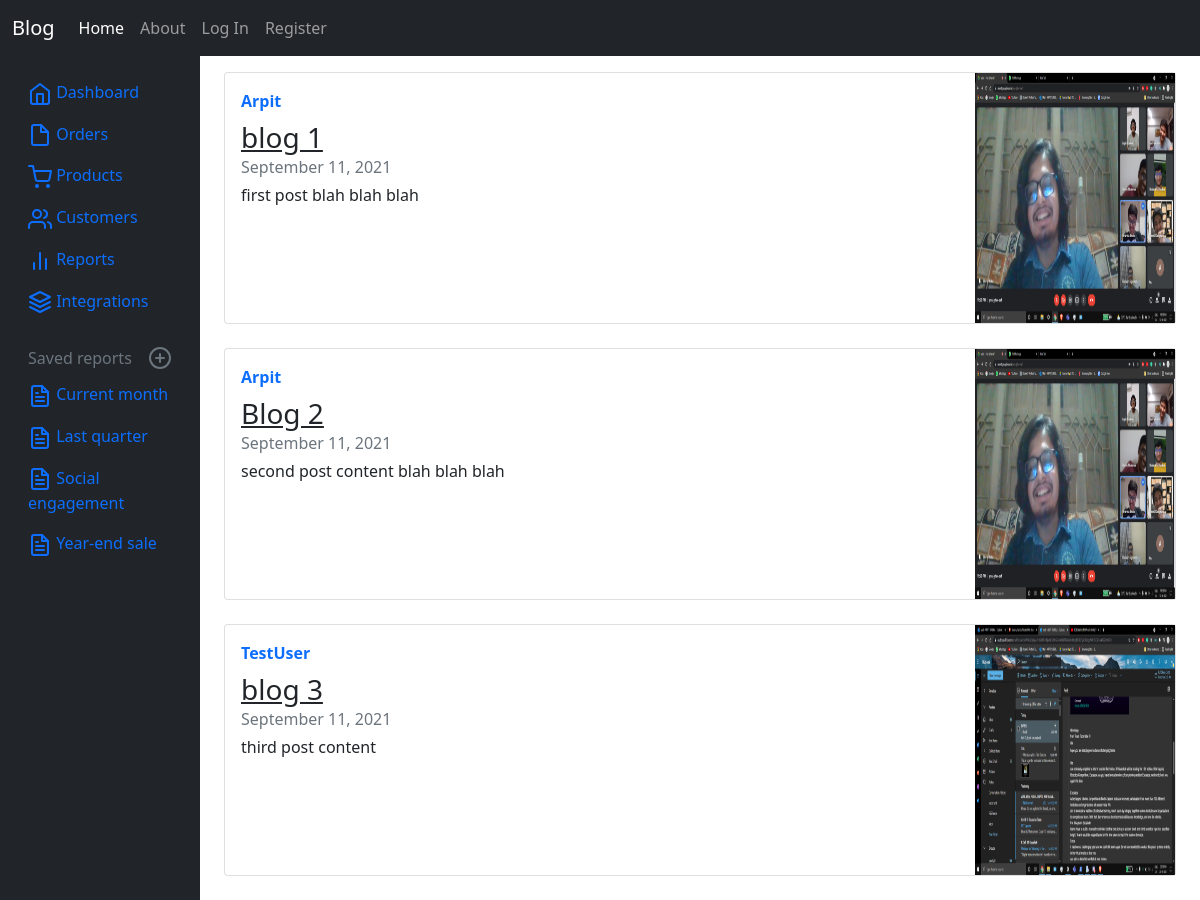
The page / on the database its author committed.
### blog/models.py (models this page shows, shortened)
class Post(models.Model):
    title = models.CharField(max_length=100)
    content = models.TextField()
    date_posted = models.DateTimeField(default=timezone.now)
    author = models.ForeignKey(User, on_delete=models.CASCADE)

### users/models.py (models this page shows, shortened)
class Profile(models.Model):
    user = models.OneToOneField(User, on_delete=models.CASCADE)
    image = models.ImageField(default='profile_pics/default.jpg', upload_to='profile_pics')

### blog/views.py (the view)
# urls.py: 2. Add a URL to urlpatterns:  path('', views.home, name='home')
def home(request):
    context = {
        'posts': Post.objects.all()
    }
    return render(request, 'blog/home.html', context)

### blog/templates/blog/home.html
{% extends "blog/base.html" %}
{% block content %}
    {% for post in posts %}
    <div class="col">
        <div class="card flex-md-row mb-4 box-shadow h-md-250">
          <div class="card-body d-flex flex-column align-items-start">
            <strong class="d-inline-block mb-2 text-primary">{{ post.author }}</strong>
            <h3 class="mb-0">
              <a class="text-dark" href="#">{{ post.title }}</a>
            </h3>
            <div class="mb-1 text-muted">{{ post.date_posted |date:"F d, Y" }}</div>
            <p class="card-text mb-auto">{{ post.content }}</a>
          </div>
          <img class="card-img-right flex-auto d-none d-md-block" data-src="holder.js/200x250?theme=thumb" alt="Thumbnail [200x250]" style="width: 200px; height: 250px;"
               src="{{ post.author.profile.image.url }}" data-holder-rendered="true">
        </div>
      </div>
    {% endfor %}
{% endblock content %}

### blog/templates/blog/base.html (shortened to what this page needs)
{% load static %}
<!DOCTYPE html>
<html>
<head>
    <link href="https://cdn.jsdelivr.net/npm/bootstrap@5.1.1/dist/css/bootstrap.min.css" rel="stylesheet">
</head>
<body>
    <header>
    <nav class="navbar navbar-expand-lg navbar-dark bg-dark">
        <div class="container-fluid">
          <a class="navbar-brand" href="{% url 'blog-home' %}">Blog</a>
          <div class="collapse navbar-collapse" id="navbarSupportedContent">
            <ul class="navbar-nav me-auto mb-2 mb-lg-0">
              <li class="nav-item">
                <a class="nav-link active" aria-current="page" href="{% url 'blog-home' %}">Home</a>
              </li>
              <li class="nav-item">
                <a class="nav-link" href="{% url 'blog-about' %}">About</a>
              </li>
              {% if user.is_authenticated %}
                <li class="nav-item dropdown text-right">
                  <a class="nav-link dropdown-toggle" href="#" id="navbarDropdown" role="button" data-bs-toggle="dropdown" aria-expanded="false">
                    Account
                  </a>
                  <ul class="dropdown-menu" aria-labelledby="navbarDropdown">
                    <li><a class="dropdown-item" href="#">Admin</a></li>
                    <li><a class="dropdown-item" href="{% url 'profile' %}">Profile Settings</a></li>
                    <li><hr class="dropdown-divider"></li>
                    <li><a class="dropdown-item" href="{% url 'logout' %}">Logout</a></li>
                  </ul>
                </li>
                <li class="nav-item align-self-end">
                  <a class="nav-link" href="{% url 'logout' %}">Log Out</a>
                </li>
              {% else %}
                <li class="nav-item">
                  <a class="nav-link" href="{% url 'login' %}">Log In</a>
                </li>
                <li class="nav-item">
                  <a class="nav-link" href="{% url 'register' %}">Register</a>
                </li>
              {% endif %}
            </ul>
          </div>
        </div>
    </nav>
    </header>
    <div class="container-fluid">
        <div class="row" >
            <nav id="sidebarMenu" class="col-md-3 col-lg-2 d-md-block bg-dark sidebar collapse">
                <div class="position-sticky pt-3">
                  <ul class="nav flex-column">
                    <li class="nav-item">
                      <a class="nav-link active" aria-current="page" href="#">
                        Dashboard
                      </a>
                    </li>
                    <li class="nav-item">
                      <a class="nav-link" href="#">
                        Orders
                      </a>
                    </li>
                    <li class="nav-item">
                      <a class="nav-link" href="#">
                        Products
                      </a>
                    </li>
                    <li class="nav-item">
                      <a class="nav-link" href="#">
                        Customers
                      </a>
                    </li>
                    <li class="nav-item">
                      <a class="nav-link" href="#">
                        Reports
                      </a>
                    </li>
                    <li class="nav-item">
                      <a class="nav-link" href="#">
                        Integrations
                      </a>
                    </li>
                  </ul>
                  <h6 class="sidebar-heading d-flex justify-content-between align-items-center px-3 mt-4 mb-1 text-muted">
                    <span>Saved reports</span>
                    <a class="link-secondary" href="#" aria-label="Add a new report">
                    </a>
                  </h6>
                  <ul class="nav flex-column mb-2">
                    <li class="nav-item">
                      <a class="nav-link" href="#">
                        Current month
                      </a>
                    </li>
                    <li class="nav-item">
                      <a class="nav-link" href="#">
                        Last quarter
                      </a>
                    </li>
                    <li class="nav-item">
                      <a class="nav-link" href="#">
                        Social engagement
                      </a>
                    </li>
                    <li class="nav-item">
                      <a class="nav-link" href="#">
                        Year-end sale
                      </a>
                    </li>
                  </ul>
                </div>
              </nav>
            <main class="col-md-9 ms-sm-auto col-lg-10 px-md-4">
            {% block content %} {% endblock %}
            </main>
    </div></div>
</body>
</html>

### rows shown on the page
Post: author "Arpit", title "blog 1", date_posted "September 11, 2021", content "first post blah blah blah", author.profile.image (picture)
Post: author "Arpit", title "Blog 2", date_posted "September 11, 2021", content "second post content blah blah blah", author.profile.image (picture)
Post: author "TestUser", title "blog 3", date_posted "September 11, 2021", content "third post content", author.profile.image (picture)
